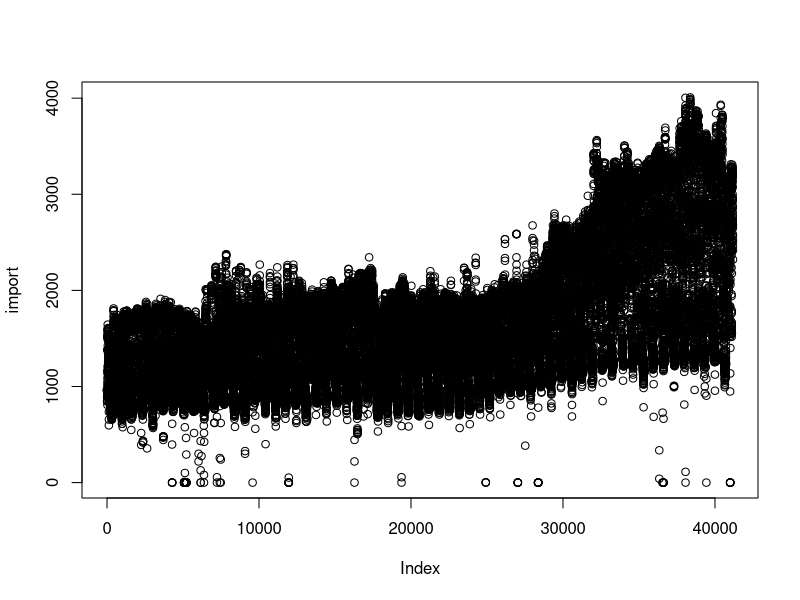
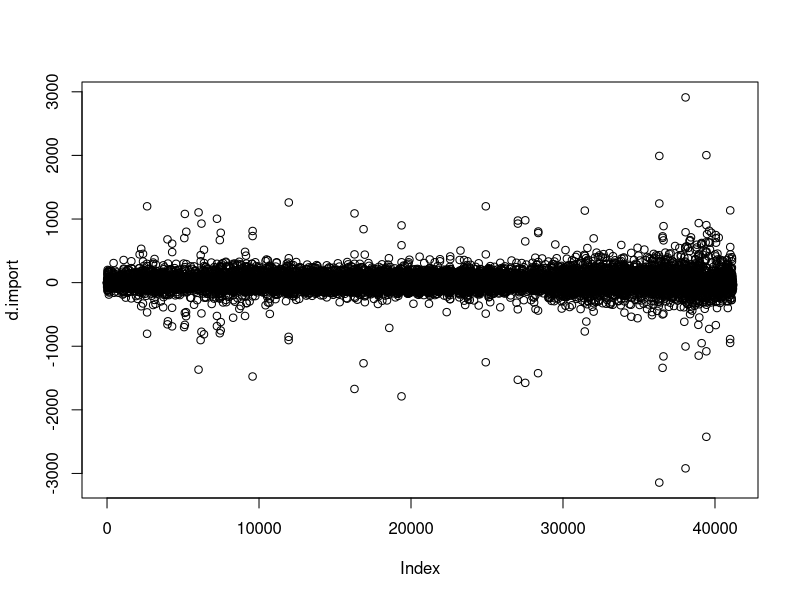
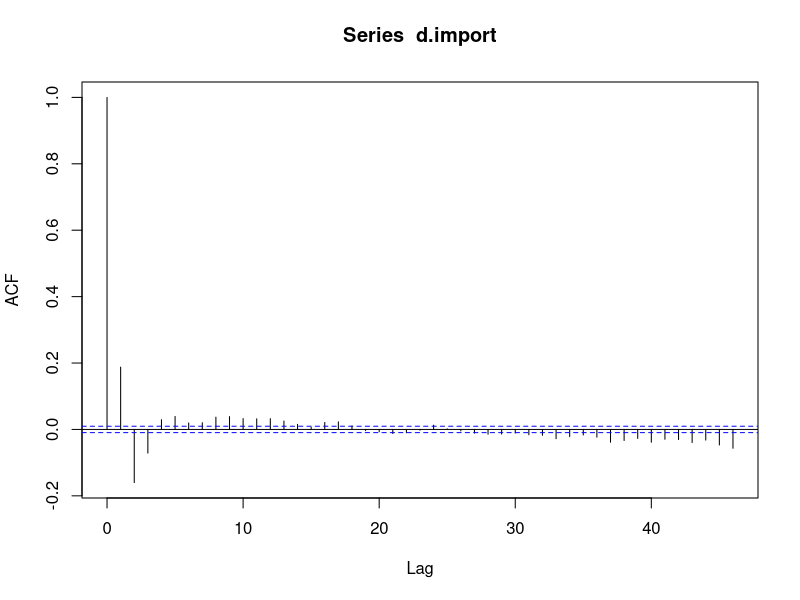
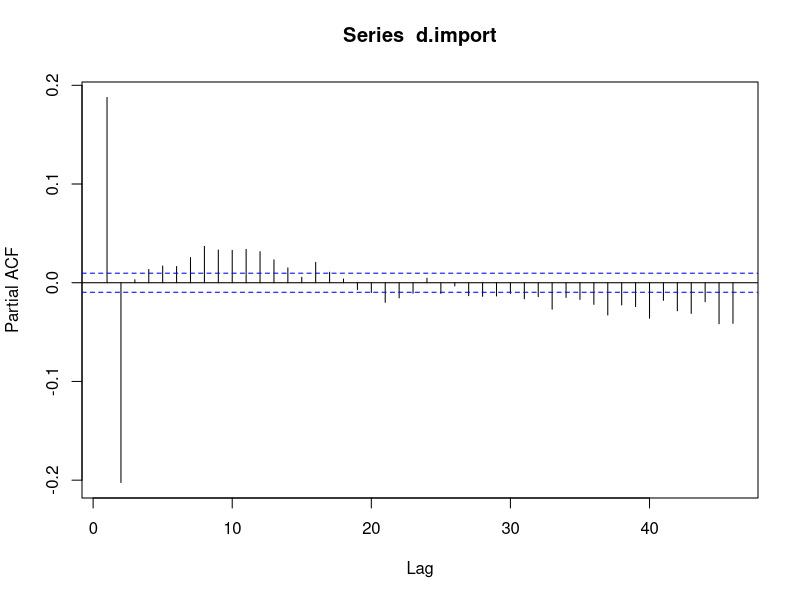
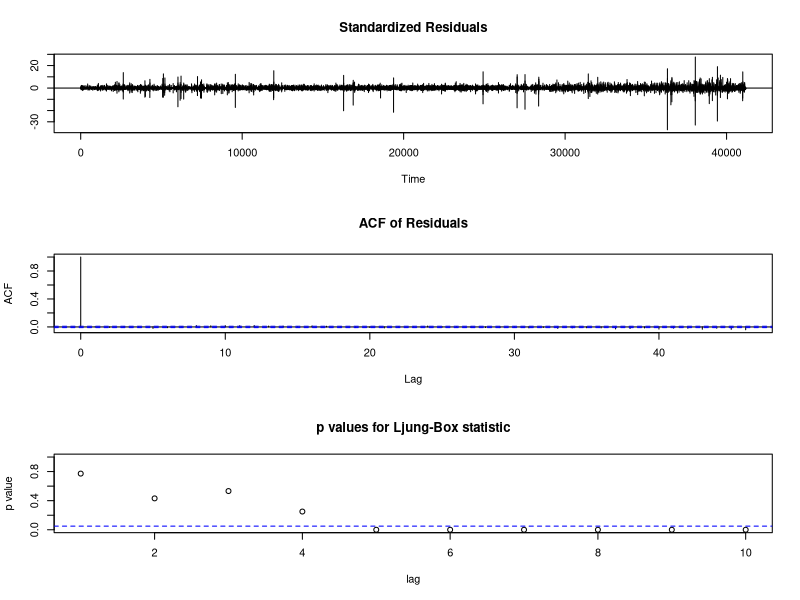

These charts were generated, in order, by the following R code:
#Set the working directory where CSV/data file is located
#Upload the required packages
library(forecast)
library(tseries)

#Read the CSV file in R object
import_values <- read.csv("import values.csv")

#Print first few observations
head(import_values)
attach(import_values)

#Review the summary of required data
summary(import)

#Plot the import values
plot(import)    #Non stationary data

#Perform first order differencing to convert data to stationary
d.import <- diff(import)
plot(d.import)
summary(d.import)

#Augmented Dicky Fuller test for p-value
adf.test(d.import, alternative = "stationary")

#Lookf acf and pacf plots
acf(d.import)
pacf(d.import)
auto.arima(d.import)

#Model application
arima(d.import, order=c(4,0,3))
#arima(import, order=c(4,1,3))

#Store the result in an object
arima.final <- arima(d.import, order=c(4,0,3))
tsdiag(arima.final)

#Forecasting using final model
arima.final <- arima(import, order = c(4,1,3))
summary(arima.final)
predicted <- forecast(arima.final, h=2976, level = c(90,95))
